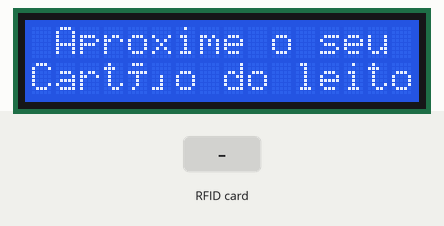
Bench run of a sketch on a simulated Arduino Uno, built with avr-gcc and run on an emulated ATmega328P. Parts: 16×2 character LCD. The inputs (shaded band) are chosen by the test bench. What the sketch prints to the serial monitor is not drawn.

Above: at 1.3 s.
1.4 s: RFID card 49 C4 15 C5 held to the reader
At 1.9 s:
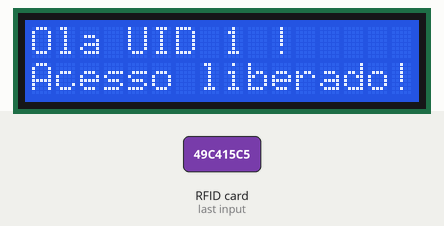
2.9 s: RFID card 23 6A 82 C6 held to the reader
At 4.8 s:
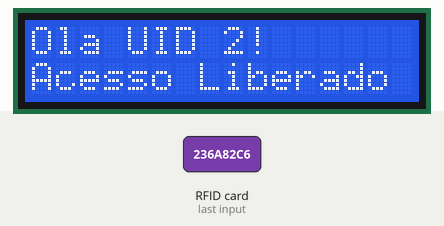
Timing chart, 0 to 6.3 s (numbered marks = the images above; inputs shaded):
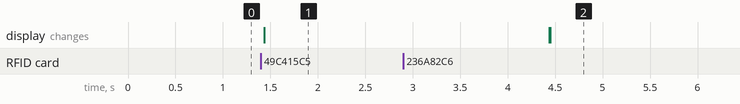

The sketch:

AccessControl.ino
```cpp
//Programa : RFID - Controle de Acesso leitor RFID


#include <SPI.h>
#include <MFRC522.h>
#include <LiquidCrystal.h>

#define SS_PIN 10
#define RST_PIN 9
MFRC522 mfrc522(SS_PIN, RST_PIN);   // Create MFRC522 instance.

LiquidCrystal lcd(6, 7, 5, 4, 3, 2);

char st[20];

void setup()
{
  Serial.begin(9600);   // Inicia a serial
  SPI.begin();      // Inicia  SPI bus
  mfrc522.PCD_Init();   // Inicia MFRC522
  Serial.println("Aproxime o seu cartao do leitor...");
  Serial.println();
  //Define o número de colunas e linhas do LCD:
  lcd.begin(16, 2);
  mensageminicial();
}

void loop()
{
  // Look for new cards
  if ( ! mfrc522.PICC_IsNewCardPresent())
  {
    return;
  }
  // Select one of the cards
  if ( ! mfrc522.PICC_ReadCardSerial())
  {
    return;
  }
  //Mostra UID na serial
  Serial.print("UID da tag :");
  String conteudo= "";
  byte letra;
  for (byte i = 0; i < mfrc522.uid.size; i++)
  {
     Serial.print(mfrc522.uid.uidByte[i] < 0x10 ? " 0" : " ");
     Serial.print(mfrc522.uid.uidByte[i], HEX);
     conteudo.concat(String(mfrc522.uid.uidByte[i] < 0x10 ? " 0" : " "));
     conteudo.concat(String(mfrc522.uid.uidByte[i], HEX));
  }
  Serial.println();
  Serial.print("Mensagem : ");
  conteudo.toUpperCase();
  if (conteudo.substring(1) == "49 C4 15 C5") //UID 1
  {
    Serial.println("Ola UID 1 !");
    Serial.println();
    lcd.clear();
    lcd.setCursor(0,0);
    lcd.print("Ola UID 1 !");
    lcd.setCursor(0,1);
    lcd.print("Acesso liberado!");
    delay(3000);
    mensageminicial();
  }

  if (conteudo.substring(1) == "23 6A 82 C6") //UID 2
  {
    Serial.println("Ola UID 2 !!!");
    Serial.println();
    lcd.clear();
    lcd.setCursor(0,0);
    lcd.print("Ola UID 2!");
    lcd.setCursor(0,1);
    lcd.print("Acesso Liberado !");
    delay(3000);
    mensageminicial();
  }
}

void mensageminicial()
{
  lcd.clear();
  lcd.print(" Aproxime o seu");
  lcd.setCursor(0,1);
  lcd.print("Cartão do leitor");
}
```

Measured:
- after the input at 1.4 s, the display: changes at once (image 1)
- after the input at 2.9 s, the display: first differs from a run without the input after 1.6 s (image 2)
